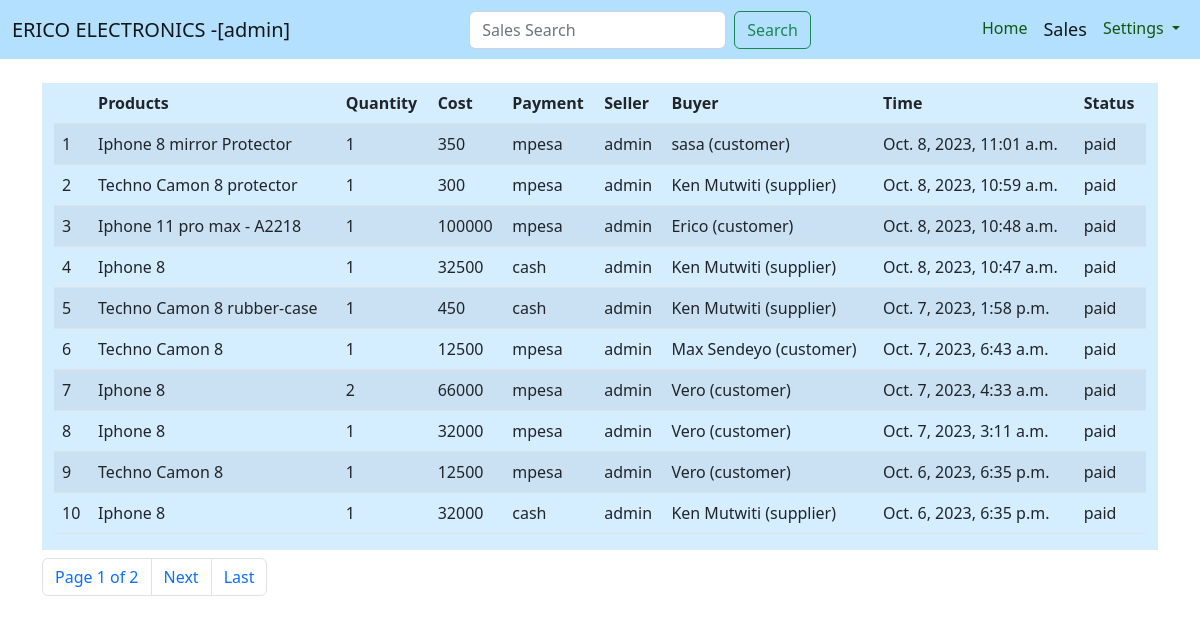
Before: /sales/ (signed in) with the older database file.
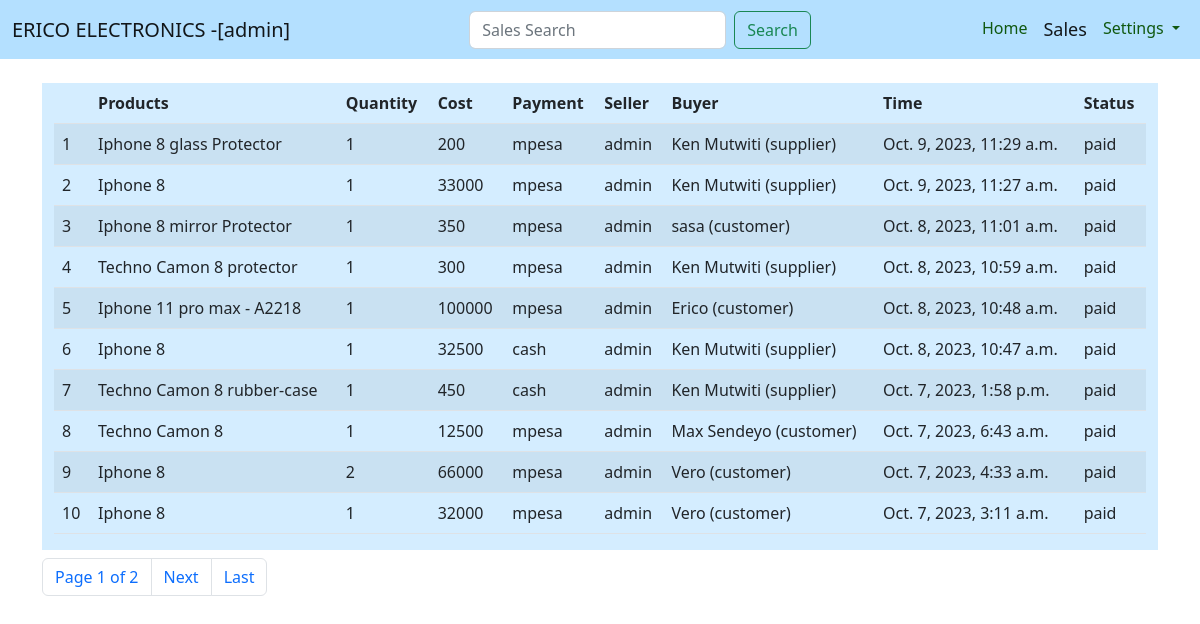
After: the same page with the newer database file.
### website/models.py (models this page shows, shortened)
class Sale(models.Model):
    product = models.ForeignKey(Product, on_delete=models.CASCADE)
    quantity = models.IntegerField(default=1)
    priceSold = models.IntegerField()
    dateTime = models.DateTimeField(auto_now_add=True)
    paymentMethod = models.CharField(max_length=10)
    buyer = models.ForeignKey(Contact, blank=True, null=True, on_delete=models.SET_NULL)
    seller = models.ForeignKey(User, null=True, blank=True, on_delete=models.SET_NULL)
    status = models.CharField(max_length=10)

class Product(models.Model):
    name = models.CharField(max_length=200, unique=True)
    category = models.ForeignKey(Category, on_delete=models.CASCADE)
    description = models.TextField(blank=True, null=True)
    quantity = models.IntegerField()
    buyingPrice = models.IntegerField()
    sellingPrice = models.IntegerField()
    discountPrice = models.IntegerField(default=0)
    location = models.CharField(blank=True, null=True, max_length=1000)
    def __str__(self):
        return self.name

### users/models.py (models this page shows)
class Contact(models.Model):
    CATEGORY_CHOICES = [
        ("customer", "Customer"),
        ("supplier", "Supplier")
    ]
    name = models.CharField(max_length=300)
    category = models.CharField(max_length=20, choices=CATEGORY_CHOICES)
    phone = models.CharField(max_length=13, unique=True)
    description = models.TextField(null=True, blank=True)
    def __str__(self):
        return f"{self.name} ({self.category})"

### website/views.py (the view)
# urls.py: path("sales/", views.sales, name="sales-page"),
@login_required
def sales(request):
    salesDb = Sale.objects.all().order_by("-id")
    paginator = Paginator(salesDb, 10)
    sales = paginator.get_page(request.GET.get("page"))
    context = {
        "tab":"sales",
        "sales": sales
    }
    return render(request, "website/sales.html", context)

### website/templates/website/sales.html (shortened to what this page needs)
{% extends 'website/extends/structure.html' %}
{% block structure %}
{% include 'website/components/salesTable.html' %}
{% endblock structure %}

### website/templates/website/components/salesTable.html (shortened to what this page needs)
{% if sales %}
<div class="contact row m-auto mt-4">
  <div class="col phone">
    <table class="table table table-striped table-hover table-responsive">
      <thead>
        <tr>
            <th></th>
          <th>Products</th>
          <th>Quantity</th>
          <th>Cost</th>
          <th>Payment</th>
          <th>Seller</th>
          <th>Buyer</th>
          <th>Time</th>
          <th>Status</th>
        </tr>
      </thead>
      <tbody>
        {% for sale in sales %}
        <tr>
            <td>{{ forloop.counter }}</td>
          <td>{{ sale.product }}</td>
          <td>{{ sale.quantity }}</td>
          <td>{{ sale.priceSold }}</td>
          <td>{{ sale.paymentMethod }}</td>
          <td>{{ sale.seller }}</td>
          <td>{{ sale.buyer }}</td>
          <td>{{ sale.dateTime }}</td>
          <td>{{ sale.status }}</td>
        </tr>
        {% endfor %}
      </tbody>
    </table>
  </div>
</div>
<div class="mt-2">
  <nav aria-label="Page navigation example">
      <ul class="pagination">
        <li class="page-item"><a class="page-link" href="?page={{ sales.number }}">Page {{ sales.number }} of {{ sales.paginator.num_pages }}</a></li>
        {% if sales.has_next %}
        <li class="page-item"><a class="page-link" href="?page={{sales.next_page_number}}">Next</a></li>
        <li class="page-item"><a class="page-link" href="?page={{sales.paginator.num_pages}}">Last</a></li>
        {% endif %}
      </ul>
    </nav>
</div>
{% else %}
<div class="text-center m-4">No sales Done Yet.</div>
{% endif %}

Changed rows visible on the page:
no longer on this page (row unchanged): Sale: product "Techno Camon 8", quantity "1", priceSold "12500", paymentMethod "mpesa", seller "admin", buyer "Vero (customer)", dateTime "Oct. 6, 2023, 6:35 p.m.", status "paid"
no longer on this page (row unchanged): Sale: product "Iphone 8", quantity "1", priceSold "32000", paymentMethod "cash", seller "admin", buyer "Ken Mutwiti (supplier)", dateTime "Oct. 6, 2023, 6:35 p.m.", status "paid"
added Sale: product "Iphone 8 glass Protector", quantity "1", priceSold "200", paymentMethod "mpesa", seller "admin", buyer "Ken Mutwiti (supplier)", dateTime "Oct. 9, 2023, 11:29 a.m.", status "paid"
added Sale: product "Iphone 8", quantity "1", priceSold "33000", paymentMethod "mpesa", seller "admin", buyer "Ken Mutwiti (supplier)", dateTime "Oct. 9, 2023, 11:27 a.m.", status "paid"
